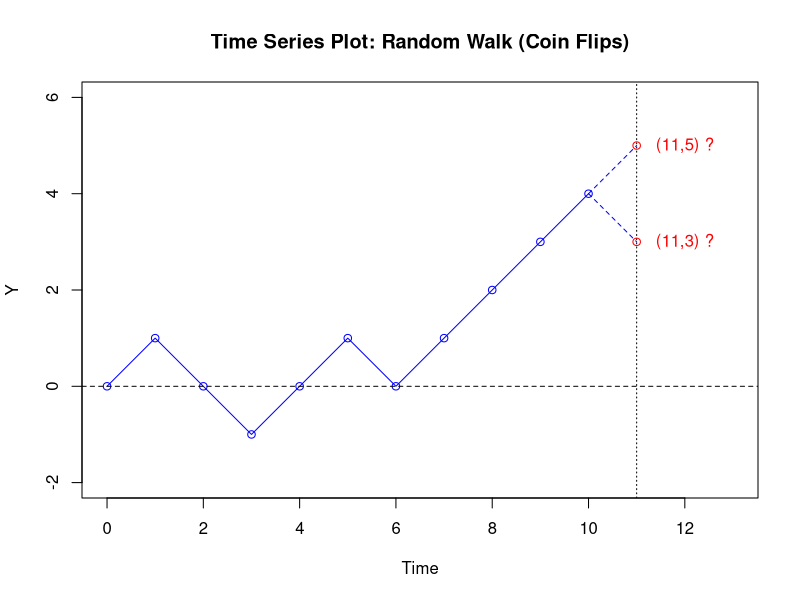
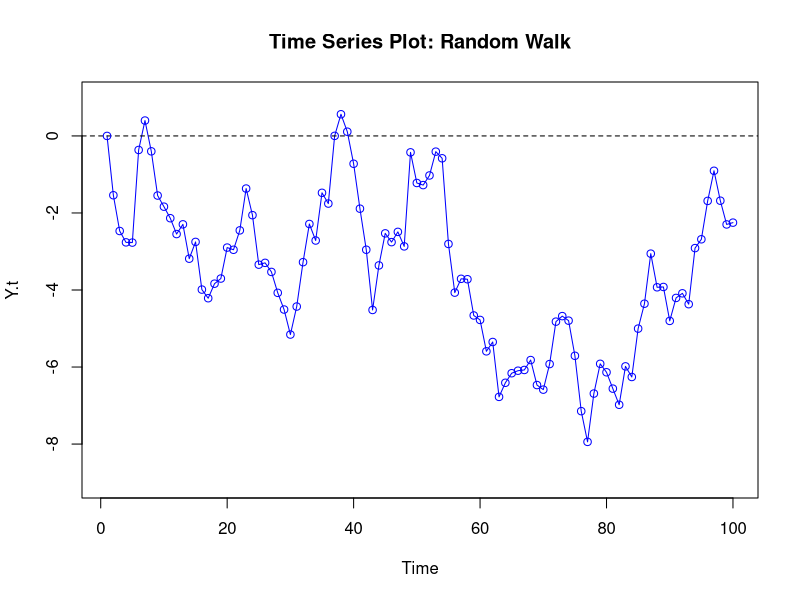
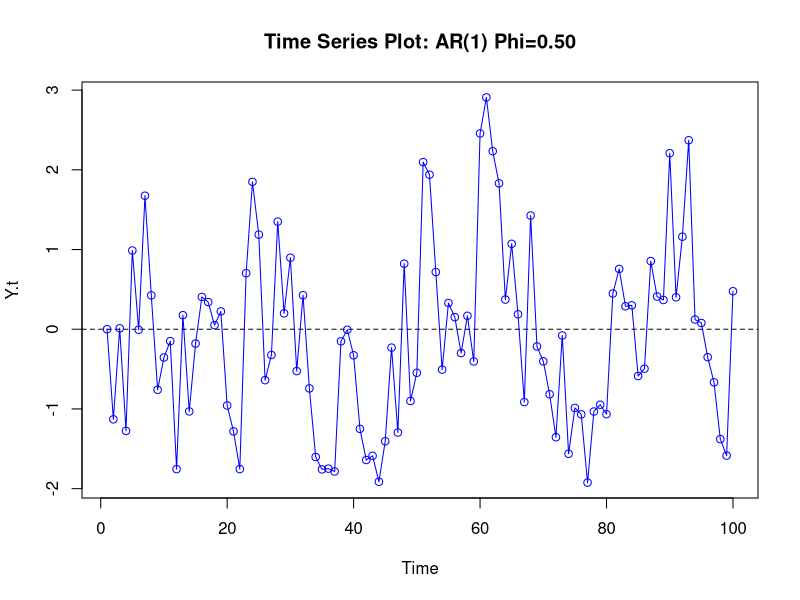
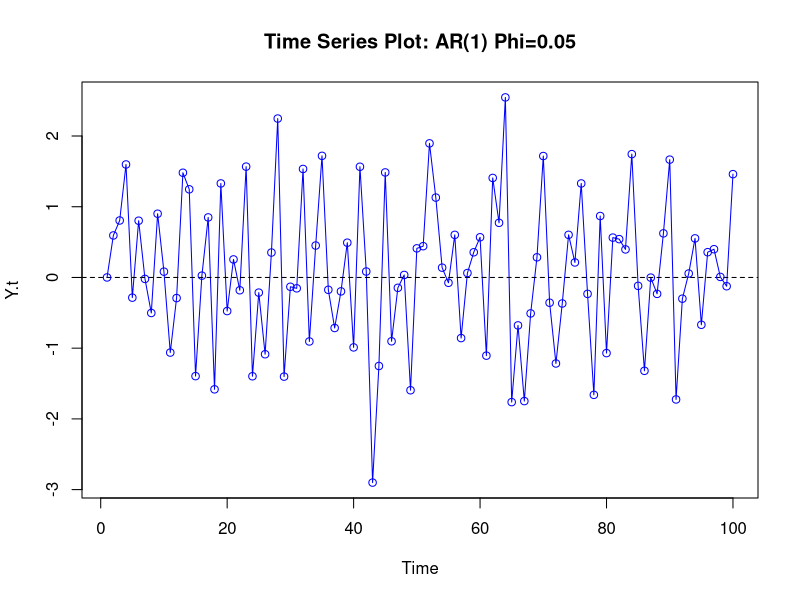
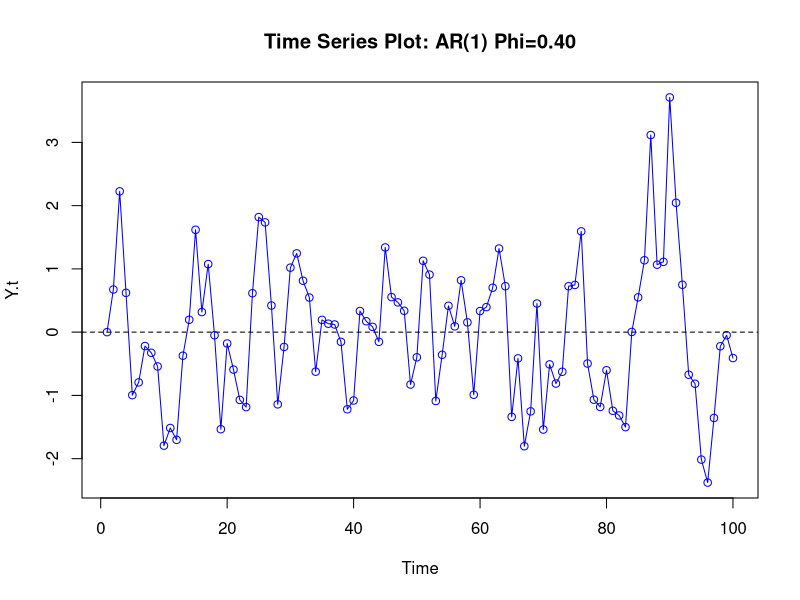
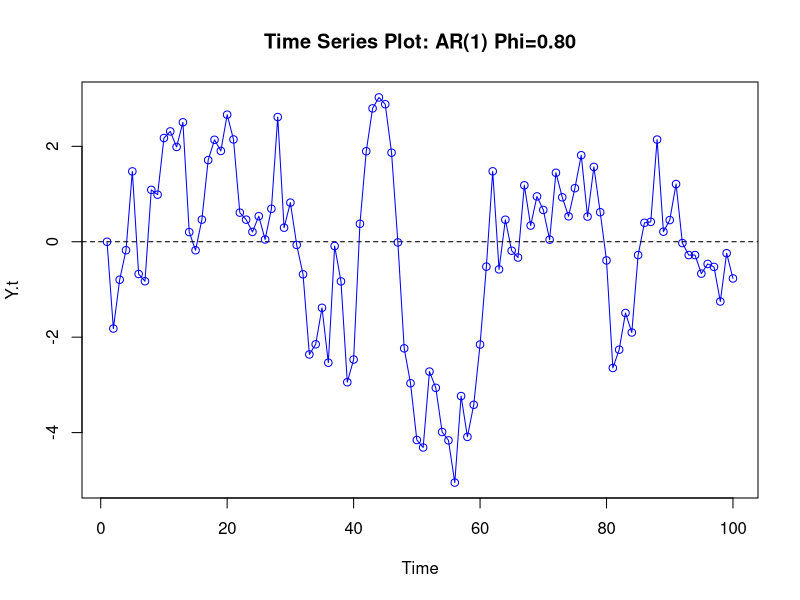
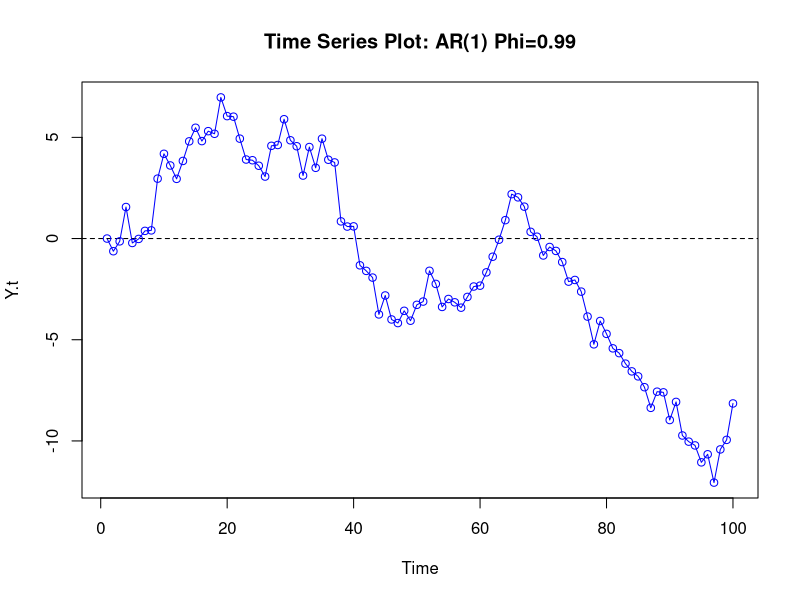
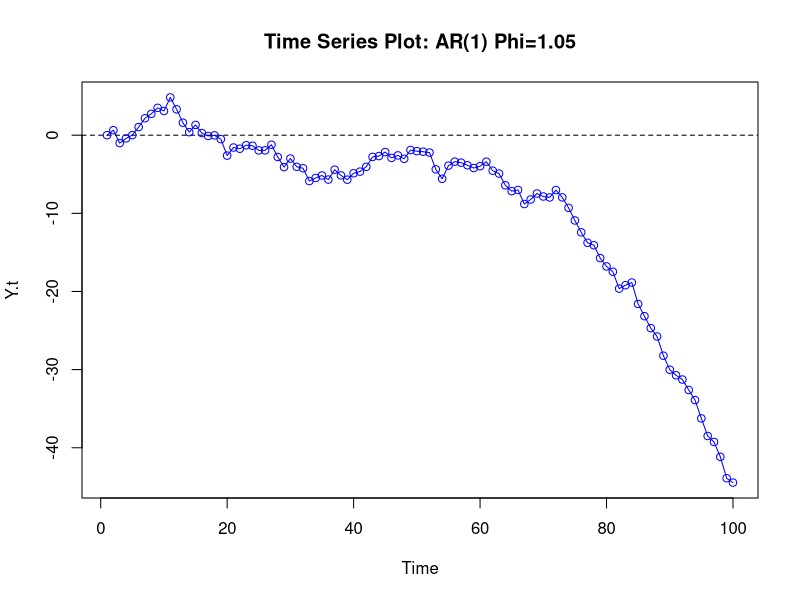

These charts were generated, in order, by the following R code:
## ---- chunk 1
set.seed(0)
trials <- 10
coins <- ifelse(rbinom(n=trials,size=1,prob=.5)==1,1,-1)
coins
## ---- chunk 2
Y <- c(0,cumsum(coins))
plot(0:trials,Y,type="l",col="blue",xlim=c(0,trials+3),ylim=c(min(Y)-1,max(Y)+2),xlab="Time",main="Time Series Plot: Random Walk (Coin Flips)")
points(0:trials,Y,col="blue")
abline(h=0,lty=2)
abline(v=11,lty=3)
segments(x0=c(trials,trials),y0=c(Y[trials]+1,Y[trials]+1),
         x1=c(trials+1,trials+1),y1=c(Y[trials]+2,Y[trials]),
           col = "blue",lty=2)
points(c(trials+1,trials+1),c(Y[trials]+2,Y[trials]),col="red")
text(c(trials+2,trials+2),c(Y[trials]+2,Y[trials]),labels=c("(11,5) ?","(11,3) ?"),col="red")
## ---- chunk 3
n <- 100
Y.t <- rep(NA,n)
Y.t[1] <- 0
for (i in 2:n) {
  Y.t[i] <- Y.t[i-1]+rnorm(1)
}
plot(1:100,Y.t,type="l",main="Time Series Plot: Random Walk",col="blue",ylim=c(-9,1),xlab="Time")
abline(h=0,lty=2)
points(1:100,Y.t,col="blue")
## ---- chunk 4
Y.t <- NULL
Y.t[1] <- 0
phi <- .50
n <- 100
for (i in 2:n) {
  Y.t[i] <- phi*Y.t[i-1]+rnorm(1)
  
}
plot(1:100,Y.t,type="l",main="Time Series Plot: AR(1) Phi=0.50",col="blue",xlab="Time")
abline(h=0,lty=2)
points(1:100,Y.t,col="blue")
## ---- chunk 5
Y.t <- NULL
Y.t[1] <- 0
phi <- .05
n <- 100
for (i in 2:n) {
  Y.t[i] <- phi*Y.t[i-1]+rnorm(1)
  
}
plot(1:100,Y.t,type="l",main="Time Series Plot: AR(1) Phi=0.05",col="blue",xlab="Time")
abline(h=0,lty=2)
points(1:100,Y.t,col="blue")
## ---- chunk 6
Y.t <- NULL
Y.t[1] <- 0
phi <- .40
n <- 100
for (i in 2:n) {
  Y.t[i] <- phi*Y.t[i-1]+rnorm(1)
  
}
plot(1:100,Y.t,type="l",main="Time Series Plot: AR(1) Phi=0.40",col="blue",xlab="Time")
abline(h=0,lty=2)
points(1:100,Y.t,col="blue")
## ---- chunk 7
Y.t <- NULL
Y.t[1] <- 0
phi <- .80
n <- 100
for (i in 2:n) {
  Y.t[i] <- phi*Y.t[i-1]+rnorm(1)
  
}
plot(1:100,Y.t,type="l",main="Time Series Plot: AR(1) Phi=0.80",col="blue",xlab="Time")
abline(h=0,lty=2)
points(1:100,Y.t,col="blue")
## ---- chunk 8
Y.t <- NULL
Y.t[1] <- 0
phi <- .99
n <- 100
for (i in 2:n) {
  Y.t[i] <- phi*Y.t[i-1]+rnorm(1)
  
}
plot(1:100,Y.t,type="l",main="Time Series Plot: AR(1) Phi=0.99",col="blue",xlab="Time")
abline(h=0,lty=2)
points(1:100,Y.t,col="blue")
## ---- chunk 9
Y.t <- NULL
Y.t[1] <- 0
phi <- 1.05
n <- 100
for (i in 2:n) {
  Y.t[i] <- phi*Y.t[i-1]+rnorm(1)
  
}
plot(1:100,Y.t,type="l",main="Time Series Plot: AR(1) Phi=1.05",col="blue",xlab="Time")
abline(h=0,lty=2)
points(1:100,Y.t,col="blue")
